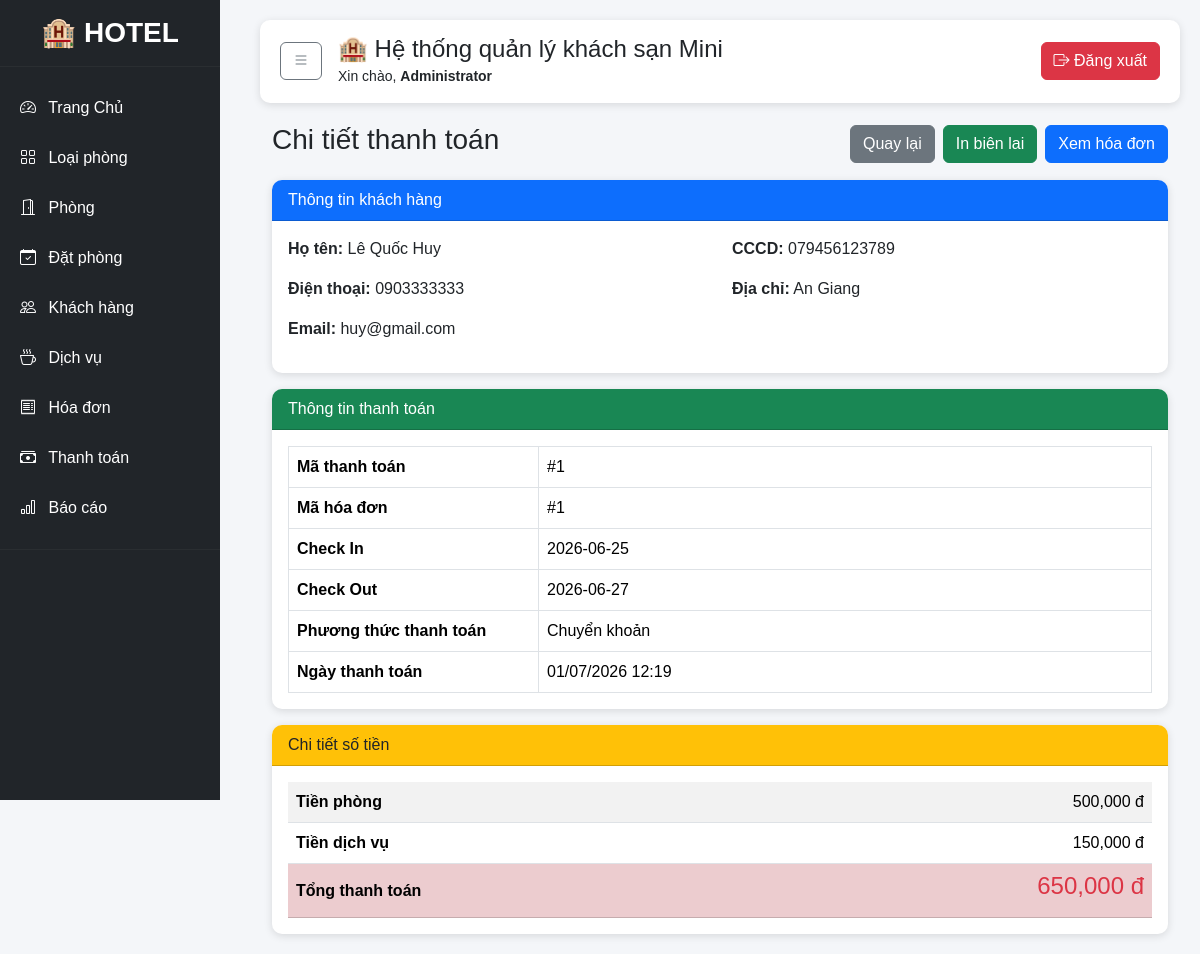
Screenshot of /modules/payments/detail.php?id=1 (signed in) with the database file from the repository.
### tables this page shows
CREATE TABLE payments (
    payment_id INT AUTO_INCREMENT PRIMARY KEY,
    invoice_id INT NOT NULL,

    payment_method ENUM(
        'Tiền mặt',
        'Chuyển khoản',
        'Momo'
    ),

    payment_date DATETIME DEFAULT CURRENT_TIMESTAMP,
    amount INT NOT NULL,

    FOREIGN KEY (invoice_id)
    REFERENCES invoices(invoice_id)
);

CREATE TABLE customers (
    customer_id INT AUTO_INCREMENT PRIMARY KEY,
    full_name VARCHAR(100) NOT NULL,
    gender ENUM('Nam', 'Nữ', 'Khác'),
    phone VARCHAR(15),
    email VARCHAR(100),
    id_card VARCHAR(20),
    address TEXT,
    created_at DATETIME DEFAULT CURRENT_TIMESTAMP
);

CREATE TABLE invoices (
    invoice_id INT AUTO_INCREMENT PRIMARY KEY,
    booking_id INT NOT NULL,
    invoice_date DATETIME DEFAULT CURRENT_TIMESTAMP,
    
    room_total INT DEFAULT 0,
    service_total INT DEFAULT 0,
    total_amount INT DEFAULT 0,

    FOREIGN KEY (booking_id)
    REFERENCES bookings(booking_id)
);

CREATE TABLE bookings (
    booking_id INT AUTO_INCREMENT PRIMARY KEY,
    customer_id INT NOT NULL,

    booking_date DATETIME DEFAULT CURRENT_TIMESTAMP,
    check_in_date DATE NOT NULL,
    check_out_date DATE NOT NULL,

    actual_check_in DATETIME NULL,
    actual_check_out DATETIME NULL,

    status ENUM(
        'Đã đặt',
        'Đang thuê',
        'Đã trả phòng',
        'Đã hủy'
    ) DEFAULT 'Đã đặt',

    total_amount INT DEFAULT 0, note TEXT,

    FOREIGN KEY (customer_id)
    REFERENCES customers(customer_id)
);

### modules/payments/detail.php (the view, shortened to what this page needs)
<?php
    include '../../config/database.php';
    include '../../includes/header.php';
    $conn = $conn;
    $id = intval($_GET['id']);
    $sql = "SELECT p.*,
                i.invoice_id,
                i.room_total,
                i.service_total,
                i.total_amount,
                b.booking_id,
                b.check_in_date,
                b.check_out_date,
                c.full_name,
                c.phone,
                c.email,
                c.id_card,
                c.address
            FROM payments p
            JOIN invoices i ON p.invoice_id=i.invoice_id
            JOIN bookings b ON i.booking_id=b.booking_id
            JOIN customers c ON b.customer_id=c.customer_id
            WHERE p.payment_id='$id'    ";
    $result = mysqli_query($conn,$sql);
    $row = mysqli_fetch_assoc($result);
?>
<div class="container-fluid">
    <div class="d-flex justify-content-between align-items-center mb-3">
        <h3>Chi tiết thanh toán</h3>
        <div class="d-flex gap-2">
            <a href="index.php" class="btn btn-secondary">
                Quay lại
            </a>
            <a href="print.php?id=<?= $row['payment_id'] ?>"
                target="_blank" class="btn btn-success">
                In biên lai
            </a>
            <a href="../invoices/detail.php?id=<?= $row['invoice_id'] ?>"
                class="btn btn-primary">
                Xem hóa đơn
            </a>
        </div>
    </div>
    <div class="card mb-3">
        <div class="card-header bg-primary text-white">
            Thông tin khách hàng
        </div>
        <div class="card-body">
            <div class="row">
                <div class="col-md-6">
                    <p><strong>Họ tên:</strong> <?= htmlspecialchars($row['full_name']) ?></p>
                    <p><strong>Điện thoại:</strong> <?= $row['phone'] ?></p>
                    <p><strong>Email:</strong> <?= $row['email'] ?></p>
                </div>
                <div class="col-md-6">
                    <p><strong>CCCD:</strong> <?= $row['id_card'] ?></p>
                    <p><strong>Địa chỉ:</strong> <?= $row['address'] ?></p>
                </div>
            </div>
        </div>
    </div>
    <div class="card mb-3">
        <div class="card-header bg-success text-white">
            Thông tin thanh toán
        </div>
        <div class="card-body">
            <table class="table table-bordered">
                <tr>
                    <th width="250">Mã thanh toán</th>
                    <td>#<?= $row['payment_id'] ?></td>
                </tr>
                <tr>
                    <th>Mã hóa đơn</th>
                    <td>#<?= $row['invoice_id'] ?></td>
                </tr>
                <tr>
                    <th>Check In</th>
                    <td><?= $row['check_in_date'] ?></td>
                </tr>
                <tr>
                    <th>Check Out</th>
                    <td><?= $row['check_out_date'] ?></td>
                </tr>
                <tr>
                    <th>Phương thức thanh toán</th>
                    <td><?= $row['payment_method'] ?></td>
                </tr>
                <tr>
                    <th>Ngày thanh toán</th>
                    <td><?= date("d/m/Y H:i",strtotime($row['payment_date'])) ?></td>
                </tr>
            </table>
        </div>
    </div>
    <div class="card">
        <div class="card-header bg-warning">
            Chi tiết số tiền
        </div>
        <div class="card-body">
            <table class="table table-striped">
                <tr>
                    <th>Tiền phòng</th>
                    <td class="text-end"><?= number_format($row['room_total']) ?> đ</td>
                </tr>
                <tr>
                    <th>Tiền dịch vụ</th>
                    <td class="text-end"><?= number_format($row['service_total']) ?> đ</td>
                </tr>
                <tr class="table-danger">
                    <th>Tổng thanh toán</th>
                    <td class="text-end">
                        <h4 class="text-danger">
                            <?= number_format($row['total_amount']) ?> đ
                        </h4>
                    </td>
                </tr>
            </table>
        </div>
    </div>
</div>
<?php include __DIR__ .'/../../includes/footer.php'; ?>

### assets/css/header.css (style rules this page uses)
body { margin:0; background:#f4f6f9; font-family:Arial, Helvetica, sans-serif; overflow-x:hidden; }
.card { border:none; border-radius:10px; overflow:hidden; box-shadow:0 2px 8px rgba(0,0,0,.12); }
.table { margin-bottom:0; }
.table td, .table th { vertical-align:middle; }
.btn { border-radius:6px; }

### rows the page displays
payments: customers.full_name "Lê Quốc Huy", customers.phone "0903333333", customers.email "huy@gmail.com", customers.id_card "079456123789", customers.address "An Giang", payment_id "1", invoice.invoice_id "1", bookings.check_in_date "2026-06-25", bookings.check_out_date "2026-06-27", payment_method "Chuyển khoản", payment_date "01/07/2026 12:19", invoice.room_total "500,000", invoice.service_total "150,000", invoice.total_amount "650,000"

### other values shown
$_SESSION['full_name'] "Administrator"
